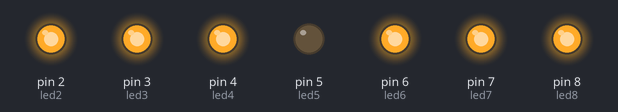
Bench run of a sketch on a simulated Arduino Uno, built with avr-gcc and run on an emulated ATmega328P. Parts: output pins drawn as LEDs (lit = HIGH).

Above: at 0.1 s.
At 0.7 s:
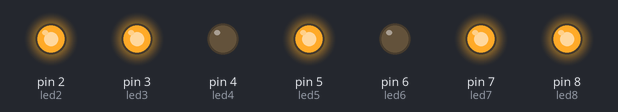
At 1.1 s:
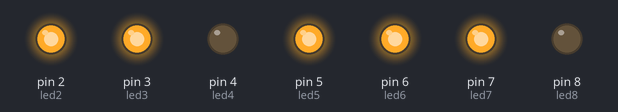
At 2.3 s:
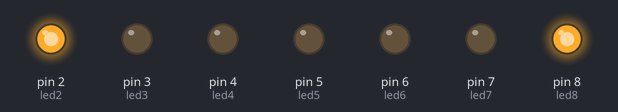
At 3.3 s:
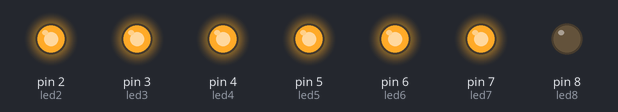
At 4.5 s:
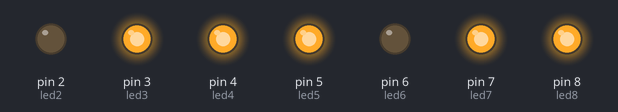
Timing chart, 0 to 4.8 s (numbered marks = the images above):
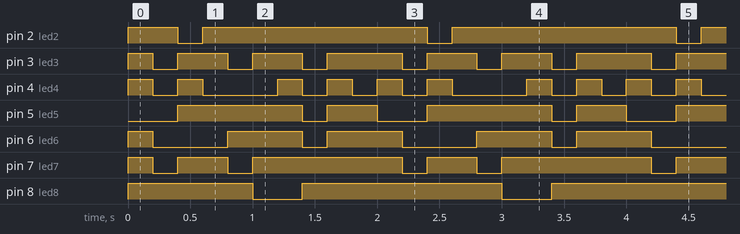

Measured:
- by itself, pin 2 (led2): repeats every 2.0 s: LOW 0.20 s, HIGH 1.8 s
- by itself, pin 3 (led3): repeats every 2.0 s: 2 × (LOW 0.20 s, HIGH 0.40 s), LOW 0.20 s, HIGH 0.60 s
- by itself, pin 4 (led4): repeats every 2.0 s: LOW 0.20 s, HIGH 0.20 s, LOW 0.60 s, 2 × (HIGH 0.20 s, LOW 0.20 s), HIGH 0.20 s
- by itself, pin 5 (led5): repeats every 2.0 s: LOW 0.20 s, HIGH 0.40 s, LOW 0.40 s, HIGH 1.0 s
- by itself, pin 6 (led6): repeats every 2.0 s: LOW 0.60 s, HIGH 0.60 s, LOW 0.20 s, HIGH 0.60 s
- by itself, pin 7 (led7): repeats every 2.0 s: LOW 0.20 s, HIGH 0.40 s, LOW 0.20 s, HIGH 1.2 s
- by itself, pin 8 (led8): repeats every 2.0 s: LOW 0.40 s, HIGH 1.6 s

The sketch:

11-2.____________________________.ino
```cpp
const int led2 =  2;
const int led3 =  3;
const int led4 =  4;
const int led5 =  5;
const int led6 =  6;
const int led7 =  7;
const int led8 =  8;

void setup() {
  pinMode(led2, OUTPUT);
  pinMode(led3, OUTPUT);
  pinMode(led4, OUTPUT);
  pinMode(led5, OUTPUT);
  pinMode(led6, OUTPUT);
  pinMode(led7, OUTPUT);
  pinMode(led8, OUTPUT);
}

void loop() {
 int i = 200;
 // 0
    digitalWrite(led6, HIGH);
    digitalWrite(led7, HIGH);
    digitalWrite(led8, HIGH);
    digitalWrite(led2, HIGH);
    digitalWrite(led3, HIGH);
    digitalWrite(led4, HIGH);

delay(i);

//  Очистка всех сегментов
    digitalWrite(led2, LOW);
    digitalWrite(led3, LOW);
    digitalWrite(led4, LOW);
    digitalWrite(led5, LOW);
    digitalWrite(led6, LOW);
    digitalWrite(led7, LOW);
    digitalWrite(led8, LOW);

// 1
    digitalWrite(led8, HIGH);
    digitalWrite(led2, HIGH);

delay(i);

//  Очистка всех сегментов
    digitalWrite(led2, LOW);
    digitalWrite(led3, LOW);
    digitalWrite(led4, LOW);
    digitalWrite(led5, LOW);
    digitalWrite(led6, LOW);
    digitalWrite(led7, LOW);
    digitalWrite(led8, LOW);

// 2
    digitalWrite(led7, HIGH);
    digitalWrite(led8, HIGH);
    digitalWrite(led5, HIGH);
    digitalWrite(led4, HIGH);
    digitalWrite(led3, HIGH);

delay(i);

//  Очистка всех сегментов
    digitalWrite(led2, LOW);
    digitalWrite(led3, LOW);
    digitalWrite(led4, LOW);
    digitalWrite(led5, LOW);
    digitalWrite(led6, LOW);
    digitalWrite(led7, LOW);
    digitalWrite(led8, LOW);

// 3
    digitalWrite(led7, HIGH);
    digitalWrite(led8, HIGH);
    digitalWrite(led5, HIGH);
    digitalWrite(led2, HIGH);
    digitalWrite(led3, HIGH);

delay(i);

//  Очистка всех сегментов
    digitalWrite(led2, LOW);
    digitalWrite(led3, LOW);
    digitalWrite(led4, LOW);
    digitalWrite(led5, LOW);
    digitalWrite(led6, LOW);
    digitalWrite(led7, LOW);
    digitalWrite(led8, LOW);


// 4
    digitalWrite(led6, HIGH);
    digitalWrite(led5, HIGH);
    digitalWrite(led8, HIGH);
    digitalWrite(led2, HIGH);

delay(i);

//  Очистка всех сегментов
    digitalWrite(led2, LOW);
    digitalWrite(led3, LOW);
    digitalWrite(led4, LOW);
    digitalWrite(led5, LOW);
    digitalWrite(led6, LOW);
    digitalWrite(led7, LOW);
    digitalWrite(led8, LOW);

// 5
    digitalWrite(led7, HIGH);
    digitalWrite(led6, HIGH);
    digitalWrite(led5, HIGH);
    digitalWrite(led2, HIGH);
    digitalWrite(led3, HIGH);

delay(i);

//  Очистка всех сегментов
    digitalWrite(led2, LOW);
    digitalWrite(led3, LOW);
    digitalWrite(led4, LOW);
    digitalWrite(led5, LOW);
    digitalWrite(led6, LOW);
    digitalWrite(led7, LOW);
    digitalWrite(led8, LOW);

// 6
    digitalWrite(led7, HIGH);
    digitalWrite(led6, HIGH);
    digitalWrite(led4, HIGH);
    digitalWrite(led3, HIGH);
    digitalWrite(led2, HIGH);
    digitalWrite(led5, HIGH);

delay(i);

//  Очистка всех сегментов
    digitalWrite(led2, LOW);
    digitalWrite(led3, LOW);
    digitalWrite(led4, LOW);
    digitalWrite(led5, LOW);
    digitalWrite(led6, LOW);
    digitalWrite(led7, LOW);
    digitalWrite(led8, LOW);

// 7
    digitalWrite(led7, HIGH);
    digitalWrite(led8, HIGH);
    digitalWrite(led2, HIGH);

delay(i);

//  Очистка всех сегментов
    digitalWrite(led2, LOW);
    digitalWrite(led3, LOW);
    digitalWrite(led4, LOW);
    digitalWrite(led5, LOW);
    digitalWrite(led6, LOW);
    digitalWrite(led7, LOW);
    digitalWrite(led8, LOW);

// 8
    digitalWrite(led6, HIGH);
    digitalWrite(led7, HIGH);
    digitalWrite(led8, HIGH);
    digitalWrite(led2, HIGH);
    digitalWrite(led3, HIGH);
    digitalWrite(led4, HIGH);
    digitalWrite(led5, HIGH);

delay(i);

//  Очистка всех сегментов
    digitalWrite(led2, LOW);
    digitalWrite(led3, LOW);
    digitalWrite(led4, LOW);
    digitalWrite(led5, LOW);
    digitalWrite(led6, LOW);
    digitalWrite(led7, LOW);
    digitalWrite(led8, LOW);

// 9
    digitalWrite(led6, HIGH);
    digitalWrite(led7, HIGH);
    digitalWrite(led8, HIGH);
    digitalWrite(led5, HIGH);
    digitalWrite(led2, HIGH);
    digitalWrite(led3, HIGH);

delay(i);

//  Очистка всех сегментов
    digitalWrite(led2, LOW);
    digitalWrite(led3, LOW);
    digitalWrite(led4, LOW);
    digitalWrite(led5, LOW);
    digitalWrite(led6, LOW);
    digitalWrite(led7, LOW);
    digitalWrite(led8, LOW);

}
```
